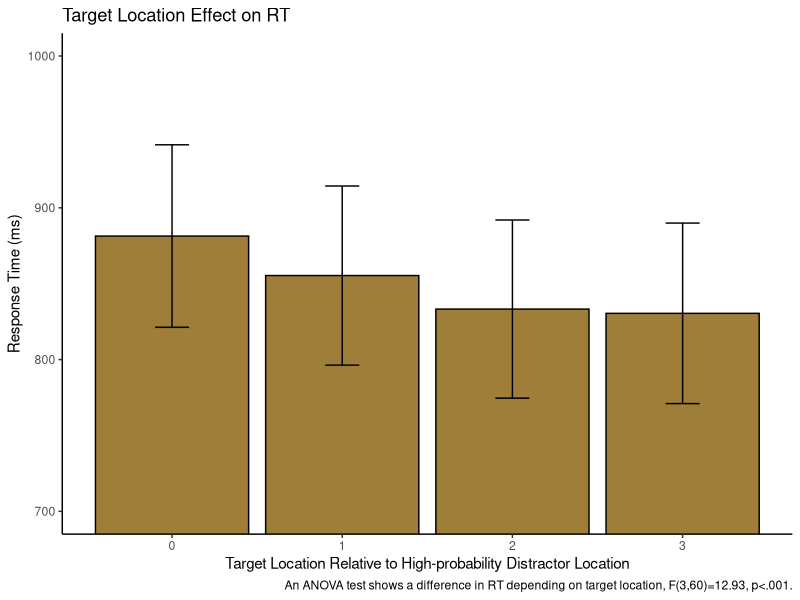
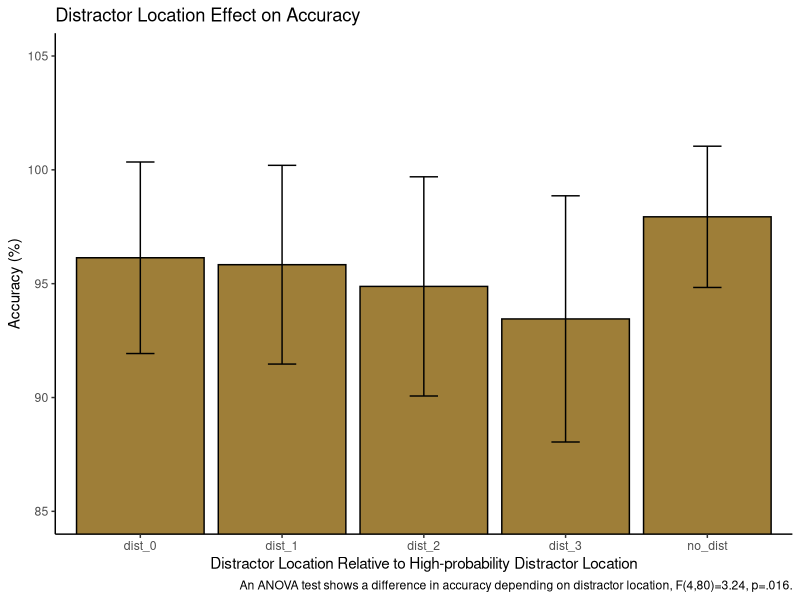
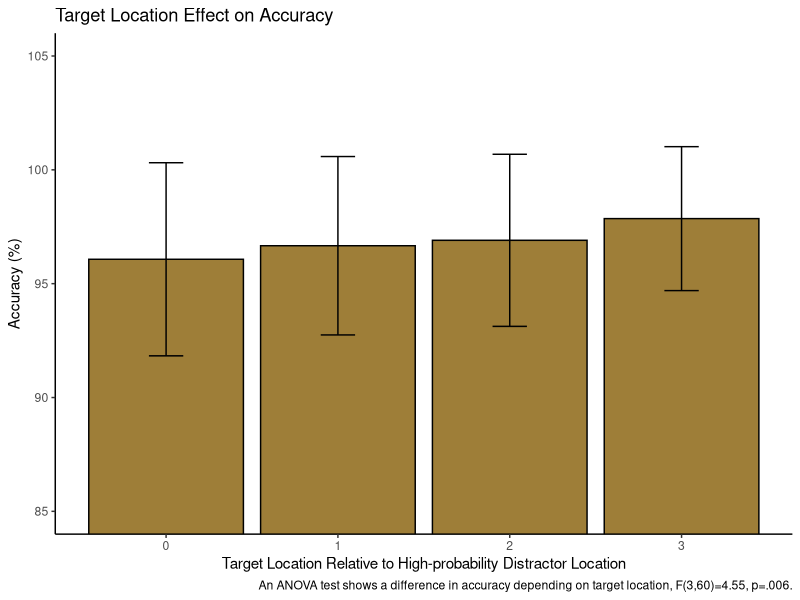

The R script that drew these images, in order:
## ---- chunk 1
library(tidyverse) 
library(tidyr)
library(rstatix)
library(data.table)
## ---- chunk 2

pilot <- read_csv("p02/pilot_final.csv", show_col_types = FALSE)

pilot$relative_hp_dist[pilot$relative_hp_dist == 10] <- "no_dist"
pilot$relative_hp_dist[pilot$relative_hp_dist == 0] <- "dist_0"
pilot$relative_hp_dist[pilot$relative_hp_dist == 1] <- "dist_1"
pilot$relative_hp_dist[pilot$relative_hp_dist == 2] <- "dist_2"
pilot$relative_hp_dist[pilot$relative_hp_dist == 3] <- "dist_3"
pilot$RT <- pilot$RT *1000
  
## ---- chunk 3

block_num <- rep(c(1,2,3,4,5,6,7,8), each=60, times=21)
pilot <- cbind(pilot, block_num)

## ---- chunk 4

pilot <- pilot %>%
  mutate(relative_target=
           case_when(target_loc=="loc1" & high_prob==1 ~ 0,
                     target_loc=="loc2" & high_prob==1 ~ 1,
                     target_loc=="loc3" & high_prob==1 ~ 2,
                     target_loc=="loc4" & high_prob==1 ~ 3,
                     target_loc=="loc5" & high_prob==1 ~ 2,
                     target_loc=="loc6" & high_prob==1 ~ 1,
                     target_loc=="loc1" & high_prob==2 ~ 1,
                     target_loc=="loc2" & high_prob==2 ~ 0,
                     target_loc=="loc3" & high_prob==2 ~ 1,
                     target_loc=="loc4" & high_prob==2 ~ 2,
                     target_loc=="loc5" & high_prob==2 ~ 3,
                     target_loc=="loc6" & high_prob==2 ~ 2,
                     target_loc=="loc1" & high_prob==3 ~ 2,
                     target_loc=="loc2" & high_prob==3 ~ 1,
                     target_loc=="loc3" & high_prob==3 ~ 0,
                     target_loc=="loc4" & high_prob==3 ~ 1,
                     target_loc=="loc5" & high_prob==3 ~ 2,
                     target_loc=="loc6" & high_prob==3 ~ 3,
                     target_loc=="loc1" & high_prob==4 ~ 3,
                     target_loc=="loc2" & high_prob==4 ~ 2,
                     target_loc=="loc3" & high_prob==4 ~ 1,
                     target_loc=="loc4" & high_prob==4 ~ 0,
                     target_loc=="loc5" & high_prob==4 ~ 1,
                     target_loc=="loc6" & high_prob==4 ~ 2,
                     target_loc=="loc1" & high_prob==5 ~ 2,
                     target_loc=="loc2" & high_prob==5 ~ 3,
                     target_loc=="loc3" & high_prob==5 ~ 2,
                     target_loc=="loc4" & high_prob==5 ~ 1,
                     target_loc=="loc5" & high_prob==5 ~ 0,
                     target_loc=="loc6" & high_prob==5 ~ 1,
                     target_loc=="loc1" & high_prob==6 ~ 1,
                     target_loc=="loc2" & high_prob==6 ~ 2,
                     target_loc=="loc3" & high_prob==6 ~ 3,
                     target_loc=="loc4" & high_prob==6 ~ 2,
                     target_loc=="loc5" & high_prob==6 ~ 1,
                     target_loc=="loc6" & high_prob==6 ~ 0,))

## ---- chunk 5

target_means <- pilot %>%
  group_by(relative_target) %>%
  filter(acc==100) %>%
  summarize(mean_rts=mean(RT),
            sd_rt=sd(RT),
            n_rt=21,
            se=sd_rt/sqrt(n_rt),
            upper_limit=mean_rts+se,
            lower_limit=mean_rts-se
  )
target_means

## ---- chunk 6
ggplot(data = target_means, aes(x = relative_target, y = mean_rts)) +
  geom_bar(stat = "identity", fill="#9E7E38", color='#000000') +
  geom_errorbar(aes(ymin=lower_limit, ymax=upper_limit), width=0.2)+
  coord_cartesian(ylim = c(700,1000))+
  theme_classic()+
  labs(x = "Target Location Relative to High-probability Distractor Location", y = "Response Time (ms)")+
  labs(title = "Target Location Effect on RT")+
  labs(caption = "An ANOVA test shows a difference in RT depending on target location, F(3,60)=12.93, p<.001.")
  
## ---- chunk 7

space <- pilot %>%
  group_by(ID, relative_target) %>%
  filter(acc==100) %>%
  summarize(rts = mean(RT),
            )
space
  
## ---- chunk 8

space_anova <- setDT(space)
space_anova <- dcast(space_anova,ID~relative_target,value.var='rts')

## ---- chunk 9

#first identify outliers - not sure what to do with them anyway so overall just ignore? maybe reason enough to get rid of ppt 11? ppt 11 was problematic in most tests
space %>%
  group_by(relative_target) %>%
  identify_outliers(rts)


#testing the normality assumption -- data is normally distributed enough because no conditions have a p-value less than .05
space %>%
  group_by(relative_target) %>%
  shapiro_test(rts)

## ---- chunk 10

res.aov <- anova_test(data = space, dv = rts, wid = ID, within = relative_target)
get_anova_table(res.aov)

## ---- chunk 11

model = aov(rts~factor(relative_target)+
                Error(factor(ID)), data=space)
summary(model)

## ---- chunk 12

pilot_distacc <- pilot %>%
  group_by(relative_hp_dist) %>%
  summarize(accuracy = mean(acc),
            sd_rt=sd(acc),
            n_rt=21,
            se=sd_rt/sqrt(n_rt),
            upper_limit=accuracy+se,
            lower_limit=accuracy-se
            )
pilot_targacc <- pilot %>%
  group_by(relative_target) %>%
  summarize(accuracy = mean(acc),
            sd_rt=sd(acc),
            n_rt=21,
            se=sd_rt/sqrt(n_rt),
            upper_limit=accuracy+se,
            lower_limit=accuracy-se
            )



## ---- chunk 13
ggplot(data = pilot_distacc, aes(x = relative_hp_dist, y = accuracy)) +
  geom_bar(stat = "identity", fill="#9E7E38", color='#000000') +
  geom_errorbar(aes(ymin=lower_limit, ymax=upper_limit), width=0.2)+
  coord_cartesian(ylim = c(85,105))+
  theme_classic()+
  labs(x = "Distractor Location Relative to High-probability Distractor Location", y = "Accuracy (%)")+
  labs(title = "Distractor Location Effect on Accuracy")+
  labs(caption = "An ANOVA test shows a difference in accuracy depending on distractor location, F(4,80)=3.24, p=.016.")

## ---- chunk 14
ggplot(data = pilot_targacc, aes(x = relative_target, y = accuracy)) +
  geom_bar(stat = "identity", fill="#9E7E38", color='#000000') +
  geom_errorbar(aes(ymin=lower_limit, ymax=upper_limit), width=0.2)+
  coord_cartesian(ylim = c(85,105))+
  theme_classic()+
  labs(x = "Target Location Relative to High-probability Distractor Location", y = "Accuracy (%)")+
  labs(title = "Target Location Effect on Accuracy")+
  labs(caption = "An ANOVA test shows a difference in accuracy depending on target location, F(3,60)=4.55, p=.006.")

## ---- chunk 15

pilot_dist <- pilot %>%
  group_by(ID, relative_hp_dist) %>%
  summarize(accuracy = mean(acc)
            )
pilot_dist
## ---- chunk 16

pilot_targ <- pilot %>%
  group_by(ID, relative_target) %>%
  summarize(accuracy = mean(acc)
            )

pilot_targ

## ---- chunk 17

model = aov(accuracy~factor(relative_hp_dist)+
                Error(factor(ID)), data=pilot_dist)
summary(model)

## ---- chunk 18

model = aov(accuracy~factor(relative_target)+
                Error(factor(ID)), data=pilot_targ)
summary(model)
